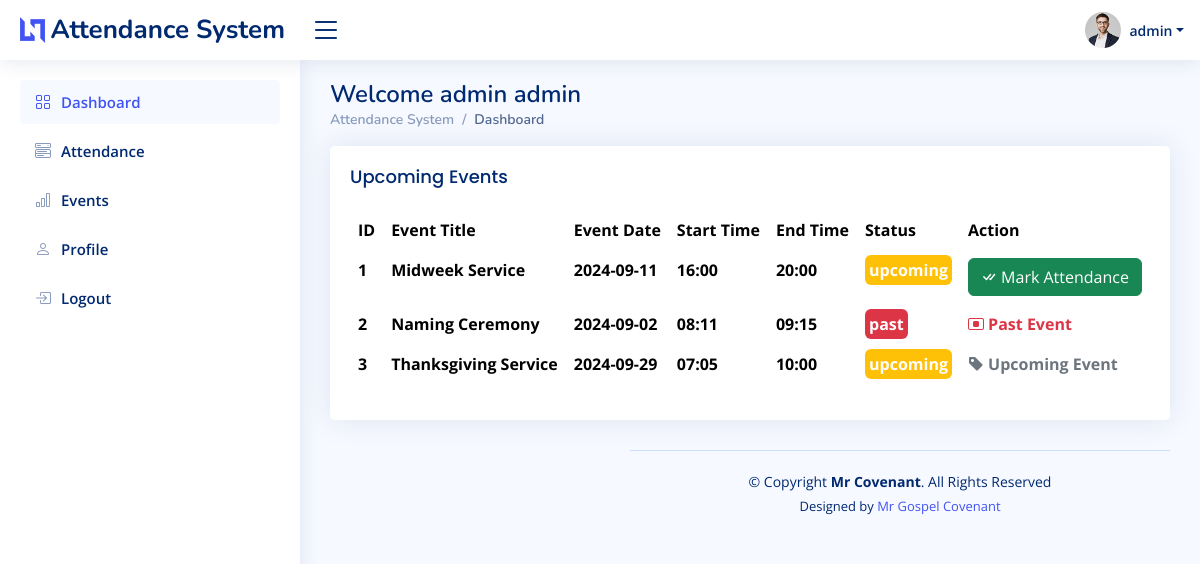
The page / (signed in) on the database its author committed.
### tables this page shows
CREATE TABLE `events` (
  `id` int(255) NOT NULL,
  `title` varchar(255) NOT NULL,
  `eventdate` varchar(255) NOT NULL,
  `starttime` varchar(255) NOT NULL,
  `endtime` varchar(255) NOT NULL,
  `status` varchar(255) NOT NULL DEFAULT 'upcoming',
  `updated_at` datetime NOT NULL DEFAULT current_timestamp() ON UPDATE current_timestamp(),
  `created_at` datetime NOT NULL DEFAULT current_timestamp()
);

### index.php (the view, shortened to what this page needs)
<?php
require('config/db.php');
?>
<!DOCTYPE html>
<html lang="en">
<head>
  <link href="assets/vendor/bootstrap/css/bootstrap.min.css" rel="stylesheet">
  <link href="assets/vendor/bootstrap-icons/bootstrap-icons.css" rel="stylesheet">
  <link href="assets/vendor/boxicons/css/boxicons.min.css" rel="stylesheet">
  <link href="assets/vendor/quill/quill.snow.css" rel="stylesheet">
  <link href="assets/vendor/quill/quill.bubble.css" rel="stylesheet">
  <link href="assets/vendor/remixicon/remixicon.css" rel="stylesheet">
  <link href="assets/vendor/simple-datatables/style.css" rel="stylesheet">
  <link href="assets/css/style.css" rel="stylesheet">
</head>
<body>
  <?php require("includes/header.php") ?>
  <?php require("includes/sidebar.php") ?>
  <main id="main" class="main">
    <div class="pagetitle">
      <h1>Welcome <?=$_SESSION['firstname']?>  <?=$_SESSION['lastname']?> </h1>
      <nav>
        <ol class="breadcrumb">
          <li class="breadcrumb-item"><a href="index.html">Attendance System</a></li>
          <li class="breadcrumb-item active">Dashboard</li>
        </ol>
      </nav>
    </div>
    <section class="section dashboard">
      <div class="row">
        <div class="col-12">
          <div class="card Last-Attended overflow-auto">
            <div class="card-body">
              <h5 class="card-title">Upcoming Events<span></span></h5>
              <table class="table table-borderless datatable">
                <thead>
                  <tr>
                    <th scope="col">ID</th>
                    <th scope="col">Event Title</th>
                    <th scope="col">Event Date</th>
                    <th scope="col">Start Time</th>
                    <th scope="col">End Time</th>
                    <th scope="col">Status</th>
                    <th scope="col">Action</th>
                  </tr>
                </thead>
                <tbody>
                  <?php
                  $sql = mysqli_query($connection, "SELECT * FROM events order by id DESC");
                  $n = 1;
                  while ($row = mysqli_fetch_assoc($sql)) {
                  ?>
                    <tr>
                      <th><?= $n++ ?></th>
                      <th><?php echo $row['title'] ?></th>
                      <th><?php echo $row['eventdate'] ?></th>
                      <th><?php echo $row['starttime'] ?></th>
                      <th><?php echo $row['endtime'] ?></th>
                      <th><?php if ($row['status'] == "past") {
                            echo "<span class='bg-danger text-white rounded p-1 mt-1'>" . $row['status'] . "</span>";
                          } else {
                            echo "<span class='bg-warning text-white rounded p-1 mt-1'>" . $row['status'] . "</span>";
                          }  ?></th>
                      <th>
                        <?php
                          if($row['eventdate'] == Date("Y-m-d")){
                            echo '
                            <a href="index.php?eventid='.$row["id"].'" class="btn btn-success text-white">
                              <i class="bi bi-check-all"></i> Mark Attendance
                            </a>
                            ';
                          }
                          elseif($row['eventdate'] < Date("Y-m-d")){
                            echo '
                            <a onclick="alert(`You can no longer mark attendance for this event because its a past event`)" class=" text-danger">
                              <i class="bi bi-stop-btn"></i> Past Event
                            </a>
                            ';
                          }
                          else{
                            echo '
                              <a onclick="alert(`You can mark attendance for this event on the day of the event`)"  class="text-secondary">
                                <i class="bi bi-tag-fill"></i> Upcoming Event
                              </a>
                            ';
                          }
                        ?>
                      </th>
                    </tr>
                  <?php
                  }
                  ?>
                </tbody>
              </table>
            </div>
          </div>
        </div>
      </div>
      <?php require('includes/footer.php') ?>
</body>
</html>

### assets/css/style.css (style rules this page uses)
:root { scroll-behavior: smooth; }
body { font-family: "Open Sans", sans-serif; background: #f6f9ff; color: #444444; }
a { color: #4154f1; text-decoration: none; }
h1, h2, h3, h4, h5, h6 { font-family: "Nunito", sans-serif; }
#main { margin-top: 60px; padding: 20px 30px; transition: all 0.3s; }
.pagetitle { margin-bottom: 10px; }
.pagetitle h1 { font-size: 24px; margin-bottom: 0; font-weight: 600; color: #012970; }
.card { margin-bottom: 30px; border: none; border-radius: 5px; box-shadow: 0px 0 30px rgba(1, 41, 112, 0.1); }
.card-title { padding: 20px 0 15px 0; font-size: 18px; font-weight: 500; color: #012970; font-family: "Poppins", sans-serif; }
.card-body { padding: 0 20px 20px 20px; }
.breadcrumb { font-size: 14px; font-family: "Nunito", sans-serif; color: #899bbd; font-weight: 600; }
.breadcrumb a { color: #899bbd; transition: 0.3s; }
.breadcrumb .breadcrumb-item::before { color: #899bbd; }
.breadcrumb .active { color: #51678f; font-weight: 600; }
@media (min-width: 1200px) { #main, #footer { margin-left: 300px; } }

### index.php (style rules this page uses)
table, tr, td { white-space: nowrap; }

### rows shown on the page
events: title "Midweek Service", eventdate "2024-09-11", starttime "16:00", endtime "20:00", status "upcoming"
events: title "Naming Ceremony", eventdate "2024-09-02", starttime "08:11", endtime "09:15", status "past", shows "Past Event"
events: title "Thanksgiving Service", eventdate "2024-09-29", starttime "07:05", endtime "10:00", status "upcoming", shows "Upcoming Event"

### other values the page prints
$_SESSION['firstname'] "admin"
$_SESSION['lastname'] "admin"
